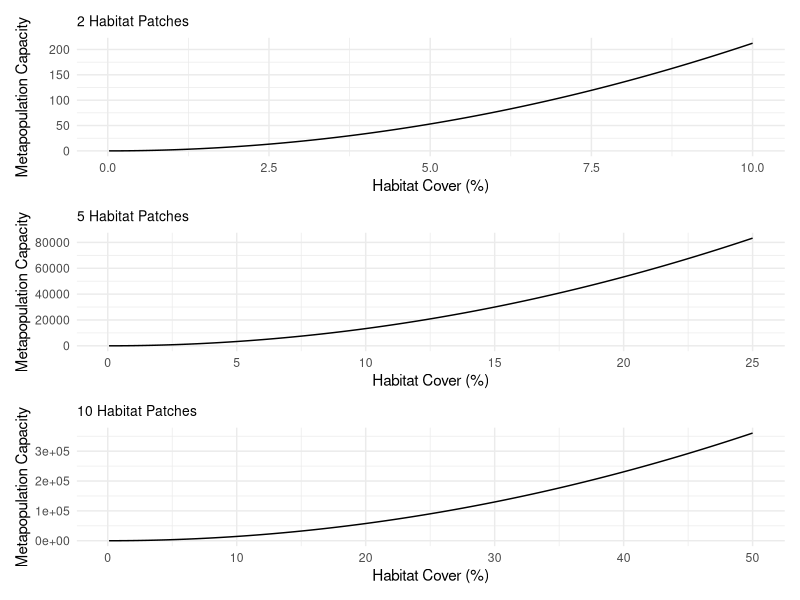
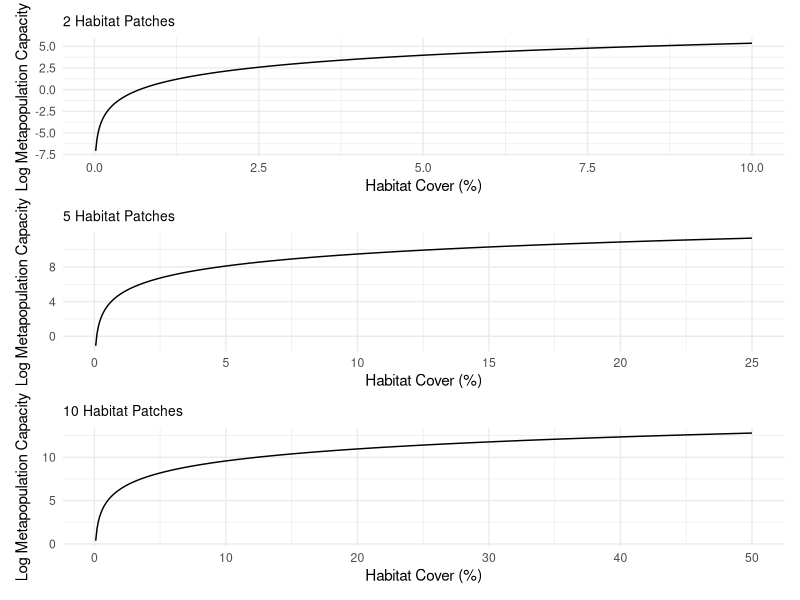
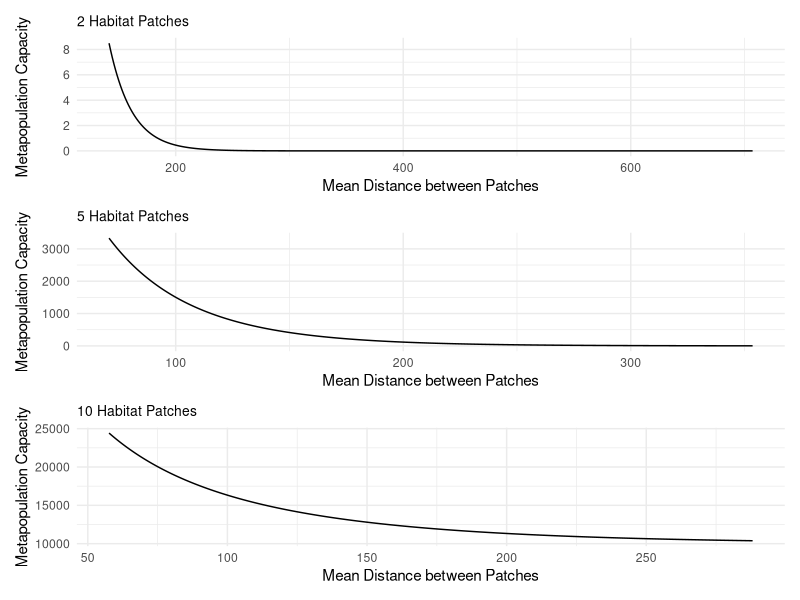
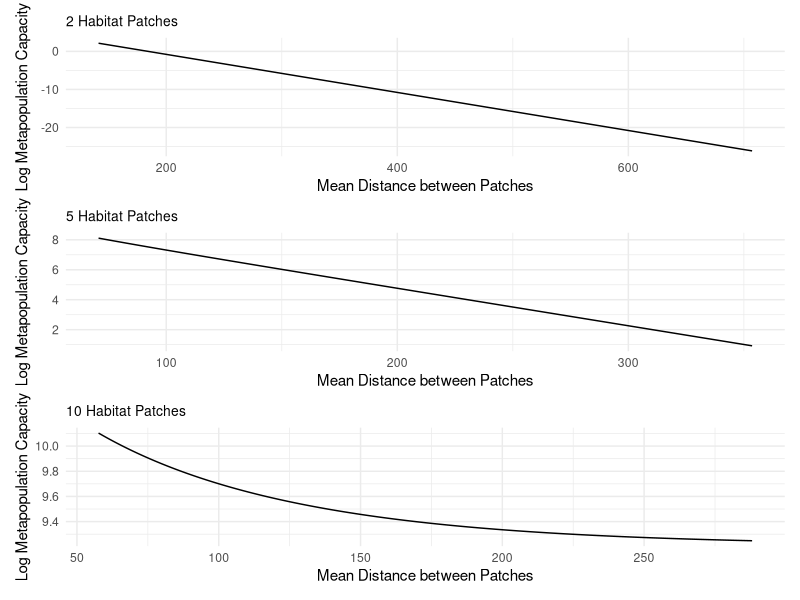

Source code (R) for these figures, in order:
## ---- chunk 1


rm(list = ls())

library(tidyverse)
library(patchwork)


# Generate and Plot Habitat Patches ---------------------------------------


# Define 10 equally spaced habitat patches
points_10 <- data.frame(
  x = seq(0, 100, length.out = 10),
  y = seq(0, 100, length.out = 10)
)

# Define 5 equally spaced habitat patches
points_5 <- data.frame(
  x = seq(0, 100, length.out = 5),
  y = seq(0, 100, length.out = 5)
)

# Define 2 equally spaced habitat patches
points_2 <- data.frame(
  x = seq(0, 100, length.out = 2),
  y = seq(0, 100, length.out = 2)
)



# Calculate Metapopulation Capacity ---------------------------------------

# Set alpha
alpha <- 0.05  # change as needed

distance_matrix_2 <- as.matrix(dist(points_2))
distance_matrix_5 <- as.matrix(dist(points_5))
distance_matrix_10 <- as.matrix(dist(points_10))

# Number of patches
n_patches_2 <- nrow(points_2)
n_patches_5 <- nrow(points_5)
n_patches_10 <- nrow(points_10)

# Create results dataframe
results_2 <- data.frame(
  habitat_area = numeric(),
  metapop_cap = numeric()
)
results_5 <- data.frame(
  habitat_area = numeric(),
  metapop_cap = numeric()
)
results_10 <- data.frame(
  habitat_area = numeric(),
  metapop_cap = numeric()
)


# Loop from habitat area 1 to 500 for 2 patches
for (a in 1:500) {
  
  # generate area matrix
  area_matrix <- matrix(a^2, nrow = n_patches_2, ncol = n_patches_2)
  
  dispersal_matrix <- exp(-alpha * distance_matrix_2)
  
  diag(dispersal_matrix) <- 0 # set diagonal back to 0
  
  # multiply dispersal matrix by area matrix
  connectivity_matrix <- area_matrix * dispersal_matrix
  
  # extract eigenvalues
  eig <- eigen(connectivity_matrix)
  
  # find the leading eigenvalue
  leading_eig <- eig$values[1]
  
  # update results
  results_2 <- rbind(results_2, data.frame(habitat_area = a, metapop_cap = leading_eig))
}


# Loop from habitat area 1 to 500 for 5 patches
for (a in 1:500) {
  
  # generate area matrix
  area_matrix <- matrix(a^2, nrow = n_patches_5, ncol = n_patches_5)
  
  dispersal_matrix <- exp(-alpha * distance_matrix_5)
  
  diag(dispersal_matrix) <- 0 # set diagonal back to 0
  
  # multiply dispersal matrix by area matrix
  connectivity_matrix <- area_matrix * dispersal_matrix
  
  # extract eigenvalues
  eig <- eigen(connectivity_matrix)
  
  # find the leading eigenvalue
  leading_eig <- eig$values[1]
  
  # update results
  results_5 <- rbind(results_5, data.frame(habitat_area = a, metapop_cap = leading_eig))
}



# Loop from habitat area 1 to 500 for 10 patches
for (a in 1:500) {
  
  # generate area matrix
  area_matrix <- matrix(a^2, nrow = n_patches_10, ncol = n_patches_10)
  
  
  dispersal_matrix <- exp(-alpha * distance_matrix_10)
  
  diag(dispersal_matrix) <- 0 # set diagonal back to 0
  
  # multiply dispersal matrix by area matrix# Step 3: Connectivity matrix = area * dispersal
  connectivity_matrix <- area_matrix * dispersal_matrix
  
  # extract eigenvalues
  eig <- eigen(connectivity_matrix)
  
  # find the leading eigenvalue
  leading_eig <- eig$values[1]
  
  # update results
  results_10 <- rbind(results_10, data.frame(habitat_area = a, metapop_cap = leading_eig))
}







# Plot Graphs -------------------------------------------------------------

results_2$habitat_cover <- ((results_2$habitat_area * 2)/(100*100)) *100
results_5$habitat_cover <- ((results_5$habitat_area * 5)/(100*100)) *100
results_10$habitat_cover <- ((results_10$habitat_area * 10)/(100*100)) *100


# Plot Metapopulation Capacity

mp_1 <- ggplot(results_2, aes(x = habitat_cover, y = metapop_cap)) +
  geom_line() +
  labs(
    title = "2 Habitat Patches",
    x = "Habitat Cover (%)",
    y = "Metapopulation Capacity"
  ) +
  theme_minimal() +
  theme(
    plot.title = element_text(size = 10, face = "plain")
  )

mp_2 <- ggplot(results_5, aes(x = habitat_cover, y = metapop_cap)) +
  geom_line() +
  labs(
    title = "5 Habitat Patches",
    x = "Habitat Cover (%)",
    y = "Metapopulation Capacity"
  ) +
  theme_minimal() +
  theme(
    plot.title = element_text(size = 10, face = "plain")
  )

mp_3 <- ggplot(results_10, aes(x = habitat_cover, y = metapop_cap)) +
  geom_line() +
  labs(
    title = "10 Habitat Patches",
    x = "Habitat Cover (%)",
    y = "Metapopulation Capacity"
  ) +
  theme_minimal() +
  theme(
    plot.title = element_text(size = 10, face = "plain")
  )
  

mp_1 / mp_2 / mp_3


## ---- chunk 2


# Plot log metapopulation capacity

log_mp_1 <- ggplot(results_2, aes(x = habitat_cover, y = log(metapop_cap))) +
  geom_line() +
  labs(
    title = "2 Habitat Patches",
    x = "Habitat Cover (%)",
    y = "Log Metapopulation Capacity"
  ) +
  theme_minimal() +
  theme(
    plot.title = element_text(size = 10, face = "plain")
  )

log_mp_2 <- ggplot(results_5, aes(x = habitat_cover, y = log(metapop_cap))) +
  geom_line() +
  labs(
    title = "5 Habitat Patches",
    x = "Habitat Cover (%)",
    y = "Log Metapopulation Capacity"
  ) +
  theme_minimal() +
  theme(
    plot.title = element_text(size = 10, face = "plain")
  )

log_mp_3 <- ggplot(results_10, aes(x = habitat_cover, y = log(metapop_cap))) +
  geom_line() +
  labs(
    title = "10 Habitat Patches",
    x = "Habitat Cover (%)",
    y = "Log Metapopulation Capacity"
  ) +
  theme_minimal() +
  theme(
    plot.title = element_text(size = 10, face = "plain")
  )


log_mp_1 / log_mp_2 / log_mp_3



## ---- chunk 3



rm(list = ls())

library(tidyverse)
library(patchwork)


# Generate and Plot Habitat Patches ---------------------------------------


# Define 10 equally spaced habitat patches
points_10 <- data.frame(
  x = seq(0, 100, length.out = 10),
  y = seq(0, 100, length.out = 10)
)

# Define 5 equally spaced habitat patches
points_5 <- data.frame(
  x = seq(0, 100, length.out = 5),
  y = seq(0, 100, length.out = 5)
)

# Define 2 equally spaced habitat patches
points_2 <- data.frame(
  x = seq(0, 100, length.out = 2),
  y = seq(0, 100, length.out = 2)
)



# Calculate Metapopulation Capacity ---------------------------------------

# Set alpha
alpha <- 0.05  

# Number of patches
n_patches_2 <- nrow(points_2)
n_patches_5 <- nrow(points_5)
n_patches_10 <- nrow(points_10)

distance_matrix_2 <- as.matrix(dist(points_2))
distance_matrix_5 <- as.matrix(dist(points_5))
distance_matrix_10 <- as.matrix(dist(points_10))

# Create results dataframe
results_2 <- data.frame(
  mean_distance = numeric(),
  metapop_cap = numeric()
)
results_5 <- data.frame(
  mean_distance = numeric(),
  metapop_cap = numeric()
)
results_10 <- data.frame(
  mean_distance = numeric(),
  metapop_cap = numeric()
)

# set area to 100 units
a <- 100

# Loop from distance multiplier of 1 to 500
for (d in seq(1, 5, by = 0.01)) {
  
  # generate area matrix
  area_matrix <- matrix(a^2, nrow = n_patches_2, ncol = n_patches_2)
  
  scaled_distance_matrix <- distance_matrix_2 *d
  
  dispersal_matrix <- exp(-alpha * scaled_distance_matrix)
  
  diag(dispersal_matrix) <- 0 # set diagonal back to 0
  
  # multiply dispersal matrix by area matrix
  connectivity_matrix <- area_matrix * dispersal_matrix
  
  # extract eigenvalues
  eig <- eigen(connectivity_matrix)
  
  # find the leading eigenvalue
  leading_eig <- eig$values[1]
  
  # calculate mean distance
  dist_vector <- scaled_distance_matrix[lower.tri(scaled_distance_matrix)]
  mean_distance <- mean(dist_vector)
  
  # update results
  results_2 <- rbind(results_2, data.frame(mean_distance = mean_distance, metapop_cap = leading_eig))
}


# Loop from distance multiplier of 1 to 500
for (d in seq(1, 5, by = 0.01)) {
  
  # generate area matrix
  area_matrix <- matrix(a^2, nrow = n_patches_5, ncol = n_patches_5)
  
  distance_matrix <- distance_matrix_5 *d
  
  dispersal_matrix <- exp(-alpha * distance_matrix)
  
  diag(dispersal_matrix) <- 0 # set diagonal back to 0
  
  # multiply dispersal matrix by area matrix
  connectivity_matrix <- area_matrix * dispersal_matrix
  
  # extract eigenvalues
  eig <- eigen(connectivity_matrix)
  
  # find the leading eigenvalue
  leading_eig <- eig$values[1]
  
  # calculate mean distance
  dist_vector <- distance_matrix[lower.tri(distance_matrix)]
  mean_distance <- mean(dist_vector)
  
  # update results
  results_5 <- rbind(results_5, data.frame(mean_distance = mean_distance, metapop_cap = leading_eig))
}




# Loop from distance multiplier of 1 to 500
for (d in seq(1, 5, by = 0.01)) {
  
  # generate area matrix
  area_matrix <- matrix(a^2, nrow = n_patches_10, ncol = n_patches_10)
  
  distance_matrix <- distance_matrix_10 *d
  
  dispersal_matrix <- exp(-alpha * distance_matrix)
  
  # multiply dispersal matrix by area matrix
  connectivity_matrix <- area_matrix * dispersal_matrix
  
  # extract eigenvalues
  eig <- eigen(connectivity_matrix)
  
  # find the leading eigenvalue
  leading_eig <- eig$values[1]
  
  # calculate mean distance
  dist_vector <- distance_matrix[lower.tri(distance_matrix)]
  mean_distance <- mean(dist_vector)
  
  # update results
  results_10 <- rbind(results_10, data.frame(mean_distance = mean_distance, metapop_cap = leading_eig))
}







# Plot Graphs -------------------------------------------------------------


# Plot Metapopulation Capacity

mp_1 <- ggplot(results_2, aes(x = mean_distance, y = metapop_cap)) +
  geom_line() +
  labs(
    title = "2 Habitat Patches",
    x = "Mean Distance between Patches",
    y = "Metapopulation Capacity"
  ) +
  theme_minimal() +
  theme(
    plot.title = element_text(size = 10, face = "plain")
  )

mp_2 <- ggplot(results_5, aes(x = mean_distance, y = metapop_cap)) +
  geom_line() +
  labs(
    title = "5 Habitat Patches",
    x = "Mean Distance between Patches",
    y = "Metapopulation Capacity"
  ) +
  theme_minimal() +
  theme(
    plot.title = element_text(size = 10, face = "plain")
  )

mp_3 <- ggplot(results_10, aes(x = mean_distance, y = metapop_cap)) +
  geom_line() +
  labs(
    title = "10 Habitat Patches",
    x = "Mean Distance between Patches",
    y = "Metapopulation Capacity"
  ) +
  theme_minimal() +
  theme(
    plot.title = element_text(size = 10, face = "plain")
  )


mp_1 / mp_2 / mp_3

## ---- chunk 4

# Plot log metapopulation capacity

log_mp_1 <- ggplot(results_2, aes(x = mean_distance, y = log(metapop_cap))) +
  geom_line() +
  labs(
    title = "2 Habitat Patches",
    x = "Mean Distance between Patches",
    y = "Log Metapopulation Capacity"
  ) +
  theme_minimal() +
  theme(
    plot.title = element_text(size = 10, face = "plain")
  )

log_mp_2 <- ggplot(results_5, aes(x = mean_distance, y = log(metapop_cap))) +
  geom_line() +
  labs(
    title = "5 Habitat Patches",
    x = "Mean Distance between Patches",
    y = "Log Metapopulation Capacity"
  ) +
  theme_minimal() +
  theme(
    plot.title = element_text(size = 10, face = "plain")
  )

log_mp_3 <- ggplot(results_10, aes(x = mean_distance, y = log(metapop_cap))) +
  geom_line() +
  labs(
    title = "10 Habitat Patches",
    x = "Mean Distance between Patches",
    y = "Log Metapopulation Capacity"
  ) +
  theme_minimal() +
  theme(
    plot.title = element_text(size = 10, face = "plain")
  )


log_mp_1 / log_mp_2 / log_mp_3



